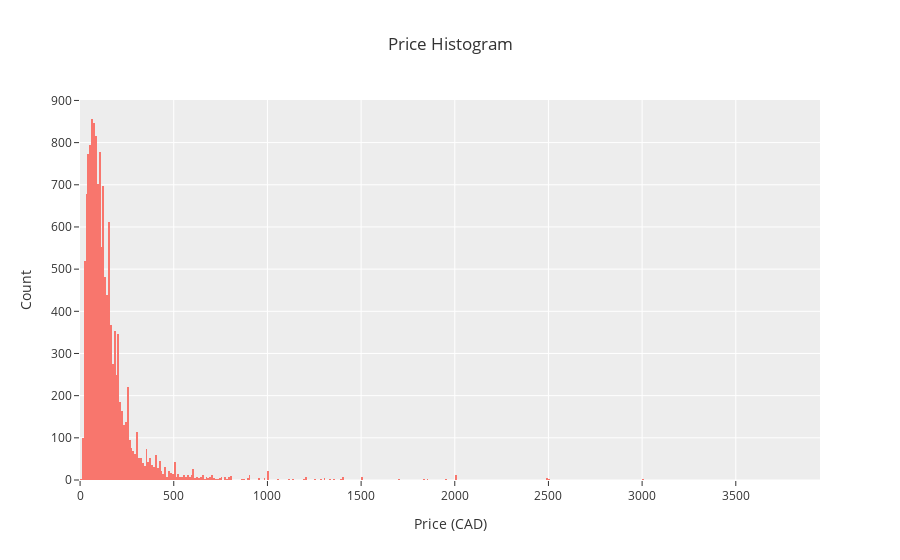

The cell this chart's notebook holds for it:
### Code cell
#The variation in price is high, the distribution of prices is:
#The distribution of price seems to be right skewed.

fig = px.histogram(
    df, 
    x='price', 
    template= 'ggplot2',
    title="Price Histogram",
    labels={
        'count': 'Count', #this doesnt work 
        'price': 'Price (CAD)'}
    )

fig.update_layout(yaxis_title='Count')
fig.show()

### Figure 1 — Plotly figure (JSON) as saved in the notebook; plotly's stock layout.template omitted (floating-point values rounded to 4 significant figures; data arrays with more than 128 entries replaced by an {"elided": "..."} marker saying what was removed)
{"data": [{"alignmentgroup": "True", "bingroup": "x", "hovertemplate": "Price (CAD)=%{x}<br>count=%{y}<extra></extra>", "legendgroup": "", "marker": {"color": "#F8766D", "pattern": {"shape": ""}}, "name": "", "offsetgroup": "", "orientation": "v", "showlegend": false, "type": "histogram", "x": {"elided": "13605 int values"}, "xaxis": "x", "yaxis": "y"}], "layout": {"barmode": "relative", "legend": {"tracegroupgap": 0}, "title": {"text": "Price Histogram"}, "xaxis": {"anchor": "y", "domain": [0, 1], "title": {"text": "Price (CAD)"}}, "yaxis": {"anchor": "x", "domain": [0, 1], "title": {"text": "Count"}}}}
